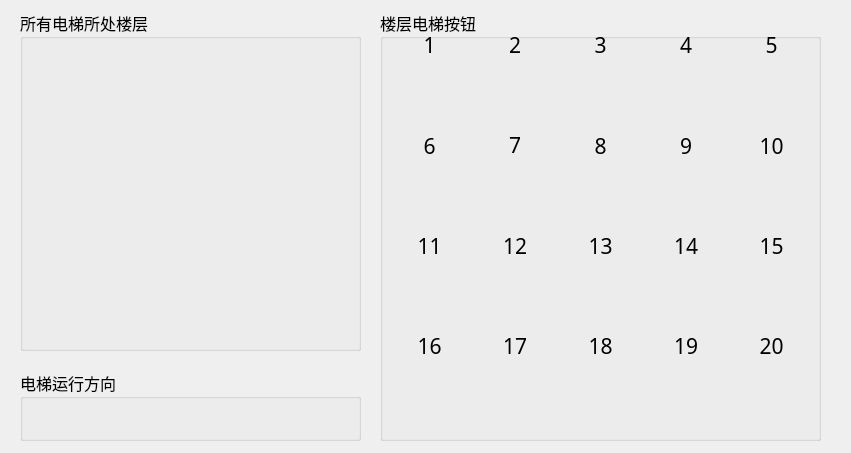
<?xml version="1.0" encoding="UTF-8"?>
<ui version="4.0">
 <class>building</class>
 <widget class="QWidget" name="building">
  <property name="geometry">
   <rect>
    <x>0</x>
    <y>0</y>
    <width>851</width>
    <height>453</height>
   </rect>
  </property>
  <property name="windowTitle">
   <string>Form</string>
  </property>
  <widget class="QGroupBox" name="groupBox_elevators">
   <property name="geometry">
    <rect>
     <x>20</x>
     <y>10</y>
     <width>341</width>
     <height>341</height>
    </rect>
   </property>
   <property name="font">
    <font>
     <family>Adobe Arabic</family>
     <pointsize>12</pointsize>
    </font>
   </property>
   <property name="title">
    <string>所有电梯所处楼层</string>
   </property>
  </widget>
  <widget class="QGroupBox" name="groupBox_directions">
   <property name="geometry">
    <rect>
     <x>20</x>
     <y>370</y>
     <width>341</width>
     <height>71</height>
    </rect>
   </property>
   <property name="font">
    <font>
     <family>Adobe Arabic</family>
     <pointsize>12</pointsize>
    </font>
   </property>
   <property name="title">
    <string>电梯运行方向</string>
   </property>
  </widget>
  <widget class="QGroupBox" name="groupBox_3">
   <property name="geometry">
    <rect>
     <x>380</x>
     <y>10</y>
     <width>441</width>
     <height>431</height>
    </rect>
   </property>
   <property name="font">
    <font>
     <family>Adobe Arabic</family>
     <pointsize>12</pointsize>
    </font>
   </property>
   <property name="title">
    <string>楼层电梯按钮</string>
   </property>
   <widget class="QWidget" name="layoutWidget">
    <property name="geometry">
     <rect>
      <x>10</x>
      <y>120</y>
      <width>421</width>
      <height>31</height>
     </rect>
    </property>
    <layout class="QHBoxLayout" name="horizontalLayout_2">
     <item>
      <widget class="QLabel" name="label_5">
       <property name="font">
        <font>
         <pointsize>16</pointsize>
        </font>
       </property>
       <property name="mouseTracking">
        <bool>false</bool>
       </property>
       <property name="text">
        <string>6</string>
       </property>
       <property name="alignment">
        <set>Qt::AlignCenter</set>
       </property>
      </widget>
     </item>
     <item>
      <widget class="QLabel" name="label_6">
       <property name="font">
        <font>
         <pointsize>16</pointsize>
        </font>
       </property>
       <property name="text">
        <string>&lt;html&gt;&lt;head/&gt;&lt;body&gt;&lt;p align=&quot;center&quot;&gt;7&lt;/p&gt;&lt;/body&gt;&lt;/html&gt;</string>
       </property>
      </widget>
     </item>
     <item>
      <widget class="QLabel" name="label_7">
       <property name="font">
        <font>
         <pointsize>16</pointsize>
        </font>
       </property>
       <property name="text">
        <string>8</string>
       </property>
       <property name="alignment">
        <set>Qt::AlignCenter</set>
       </property>
      </widget>
     </item>
     <item>
      <widget class="QLabel" name="label_8">
       <property name="font">
        <font>
         <pointsize>16</pointsize>
        </font>
       </property>
       <property name="text">
        <string>9</string>
       </property>
       <property name="alignment">
        <set>Qt::AlignCenter</set>
       </property>
      </widget>
     </item>
     <item>
      <widget class="QLabel" name="label_9">
       <property name="font">
        <font>
         <pointsize>16</pointsize>
        </font>
       </property>
       <property name="text">
        <string>10</string>
       </property>
       <property name="alignment">
        <set>Qt::AlignCenter</set>
       </property>
      </widget>
     </item>
    </layout>
   </widget>
   <widget class="QWidget" name="layoutWidget_2">
    <property name="geometry">
     <rect>
      <x>10</x>
      <y>220</y>
      <width>421</width>
      <height>31</height>
     </rect>
    </property>
    <layout class="QHBoxLayout" name="horizontalLayout_3">
     <item>
      <widget class="QLabel" name="label_10">
       <property name="font">
        <font>
         <pointsize>16</pointsize>
        </font>
       </property>
       <property name="text">
        <string>11</string>
       </property>
       <property name="alignment">
        <set>Qt::AlignCenter</set>
       </property>
      </widget>
     </item>
     <item>
      <widget class="QLabel" name="label_11">
       <property name="font">
        <font>
         <pointsize>16</pointsize>
        </font>
       </property>
       <property name="text">
        <string>12</string>
       </property>
       <property name="alignment">
        <set>Qt::AlignCenter</set>
       </property>
      </widget>
     </item>
     <item>
      <widget class="QLabel" name="label_12">
       <property name="font">
        <font>
         <pointsize>16</pointsize>
        </font>
       </property>
       <property name="text">
        <string>13</string>
       </property>
       <property name="alignment">
        <set>Qt::AlignCenter</set>
       </property>
      </widget>
     </item>
     <item>
      <widget class="QLabel" name="label_13">
       <property name="font">
        <font>
         <pointsize>16</pointsize>
        </font>
       </property>
       <property name="text">
        <string>14</string>
       </property>
       <property name="alignment">
        <set>Qt::AlignCenter</set>
       </property>
      </widget>
     </item>
     <item>
      <widget class="QLabel" name="label_14">
       <property name="font">
        <font>
         <pointsize>16</pointsize>
        </font>
       </property>
       <property name="text">
        <string>15</string>
       </property>
       <property name="alignment">
        <set>Qt::AlignCenter</set>
       </property>
      </widget>
     </item>
    </layout>
   </widget>
   <widget class="QWidget" name="layoutWidget_3">
    <property name="geometry">
     <rect>
      <x>10</x>
      <y>320</y>
      <width>421</width>
      <height>31</height>
     </rect>
    </property>
    <layout class="QHBoxLayout" name="horizontalLayout_4">
     <item>
      <widget class="QLabel" name="label_15">
       <property name="font">
        <font>
         <pointsize>16</pointsize>
        </font>
       </property>
       <property name="text">
        <string>16</string>
       </property>
       <property name="alignment">
        <set>Qt::AlignCenter</set>
       </property>
      </widget>
     </item>
     <item>
      <widget class="QLabel" name="label_16">
       <property name="font">
        <font>
         <pointsize>16</pointsize>
        </font>
       </property>
       <property name="text">
        <string>17</string>
       </property>
       <property name="alignment">
        <set>Qt::AlignCenter</set>
       </property>
      </widget>
     </item>
     <item>
      <widget class="QLabel" name="label_17">
       <property name="font">
        <font>
         <pointsize>16</pointsize>
        </font>
       </property>
       <property name="text">
        <string>18</string>
       </property>
       <property name="alignment">
        <set>Qt::AlignCenter</set>
       </property>
      </widget>
     </item>
     <item>
      <widget class="QLabel" name="label_18">
       <property name="font">
        <font>
         <pointsize>16</pointsize>
        </font>
       </property>
       <property name="text">
        <string>19</string>
       </property>
       <property name="alignment">
        <set>Qt::AlignCenter</set>
       </property>
      </widget>
     </item>
     <item>
      <widget class="QLabel" name="label_19">
       <property name="font">
        <font>
         <pointsize>16</pointsize>
        </font>
       </property>
       <property name="text">
        <string>20</string>
       </property>
       <property name="alignment">
        <set>Qt::AlignCenter</set>
       </property>
      </widget>
     </item>
    </layout>
   </widget>
   <widget class="QWidget" name="">
    <property name="geometry">
     <rect>
      <x>10</x>
      <y>20</y>
      <width>421</width>
      <height>31</height>
     </rect>
    </property>
    <layout class="QHBoxLayout" name="horizontalLayout">
     <item>
      <widget class="QLabel" name="label">
       <property name="font">
        <font>
         <pointsize>16</pointsize>
        </font>
       </property>
       <property name="text">
        <string>&lt;html&gt;&lt;head/&gt;&lt;body&gt;&lt;p align=&quot;center&quot;&gt;1&lt;/p&gt;&lt;/body&gt;&lt;/html&gt;</string>
       </property>
      </widget>
     </item>
     <item>
      <widget class="QLabel" name="label_2">
       <property name="font">
        <font>
         <pointsize>16</pointsize>
        </font>
       </property>
       <property name="text">
        <string>&lt;html&gt;&lt;head/&gt;&lt;body&gt;&lt;p align=&quot;center&quot;&gt;2&lt;/p&gt;&lt;/body&gt;&lt;/html&gt;</string>
       </property>
      </widget>
     </item>
     <item>
      <widget class="QLabel" name="label_3">
       <property name="font">
        <font>
         <pointsize>16</pointsize>
        </font>
       </property>
       <property name="text">
        <string>&lt;html&gt;&lt;head/&gt;&lt;body&gt;&lt;p align=&quot;center&quot;&gt;3&lt;/p&gt;&lt;/body&gt;&lt;/html&gt;</string>
       </property>
      </widget>
     </item>
     <item>
      <widget class="QLabel" name="label_4">
       <property name="font">
        <font>
         <pointsize>16</pointsize>
        </font>
       </property>
       <property name="text">
        <string>&lt;html&gt;&lt;head/&gt;&lt;body&gt;&lt;p align=&quot;center&quot;&gt;4&lt;/p&gt;&lt;/body&gt;&lt;/html&gt;</string>
       </property>
      </widget>
     </item>
     <item>
      <widget class="QLabel" name="label_1">
       <property name="font">
        <font>
         <pointsize>16</pointsize>
        </font>
       </property>
       <property name="text">
        <string>&lt;html&gt;&lt;head/&gt;&lt;body&gt;&lt;p align=&quot;center&quot;&gt;5&lt;/p&gt;&lt;/body&gt;&lt;/html&gt;</string>
       </property>
      </widget>
     </item>
    </layout>
   </widget>
  </widget>
 </widget>
 <resources/>
 <connections/>
</ui>
